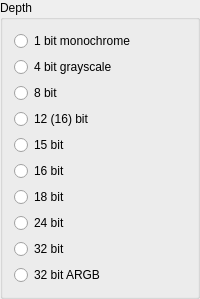
      <widget class="QGroupBox" name="ButtonGroup2" >
       <property name="title" >
        <string>Depth</string>
       </property>
       <layout class="QVBoxLayout" >
        <property name="spacing" >
         <number>6</number>
        </property>
        <property name="leftMargin" >
         <number>11</number>
        </property>
        <property name="topMargin" >
         <number>11</number>
        </property>
        <property name="rightMargin" >
         <number>11</number>
        </property>
        <property name="bottomMargin" >
         <number>11</number>
        </property>
        <item>
         <widget class="QRadioButton" name="depth_1" >
          <property name="text" >
           <string>1 bit monochrome</string>
          </property>
         </widget>
        </item>
        <item>
         <widget class="QRadioButton" name="depth_4gray" >
          <property name="text" >
           <string>4 bit grayscale</string>
          </property>
         </widget>
        </item>
        <item>
         <widget class="QRadioButton" name="depth_8" >
          <property name="text" >
           <string>8 bit</string>
          </property>
         </widget>
        </item>
        <item>
         <widget class="QRadioButton" name="depth_12" >
          <property name="text" >
           <string>12 (16) bit</string>
          </property>
         </widget>
        </item>
        <item>
         <widget class="QRadioButton" name="depth_15" >
          <property name="text" >
           <string>15 bit</string>
          </property>
         </widget>
        </item>
        <item>
         <widget class="QRadioButton" name="depth_16" >
          <property name="text" >
           <string>16 bit</string>
          </property>
         </widget>
        </item>
        <item>
         <widget class="QRadioButton" name="depth_18" >
          <property name="text" >
           <string>18 bit</string>
          </property>
         </widget>
        </item>
        <item>
         <widget class="QRadioButton" name="depth_24" >
          <property name="text" >
           <string>24 bit</string>
          </property>
         </widget>
        </item>
        <item>
         <widget class="QRadioButton" name="depth_32" >
          <property name="text" >
           <string>32 bit</string>
          </property>
         </widget>
        </item>
        <item>
         <widget class="QRadioButton" name="depth_32_argb" >
          <property name="text" >
           <string>32 bit ARGB</string>
          </property>
         </widget>
        </item>
       </layout>
      </widget>
